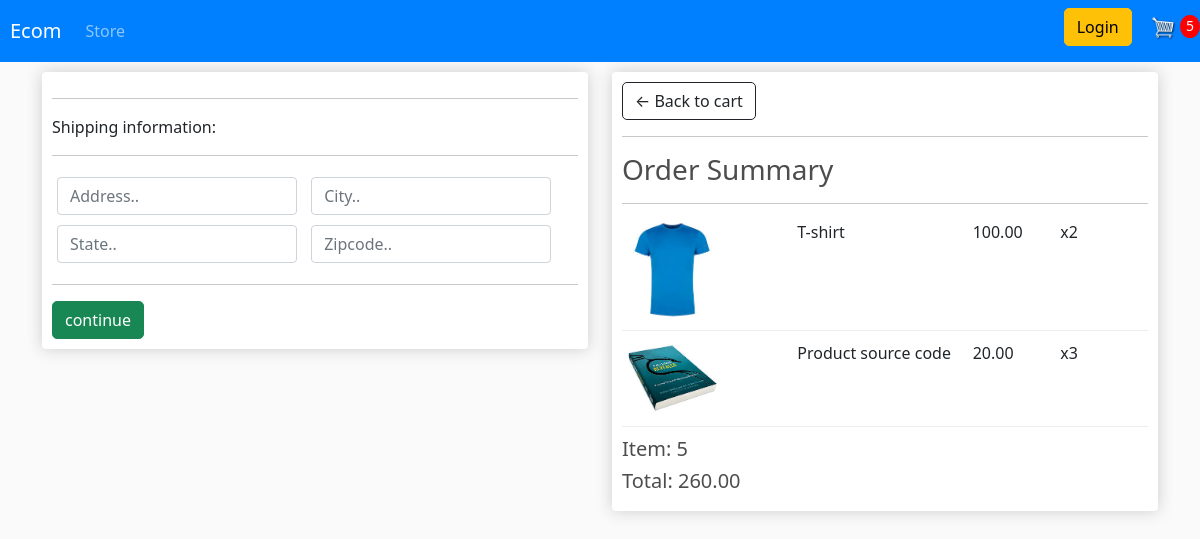
Screenshot of /checkout/ (signed in) with the database file from the repository.
### store/models.py (models this page shows, shortened)
class OrderItem(models.Model):
    product = models.ForeignKey(Product, on_delete=models.SET_NULL, null=True)
    order = models.ForeignKey(Order, on_delete=models.SET_NULL, null=True)
    quantity = models.IntegerField(default=0, null=True, blank=True)
    date_added = models.DateTimeField(auto_now_add=True)
    @property
    def get_total(self):
        total = self.product.price * self.quantity
        return total

class Product(models.Model):
    name = models.CharField(max_length=200)
    price = models.DecimalField(max_digits=7, decimal_places=2)
    digital = models.BooleanField(default=False, null=True, blank=True)
    image = models.ImageField(null=True, blank=True)

class Order(models.Model):
    customer = models.ForeignKey(Customer, on_delete=models.SET_NULL, null=True, blank=True)
    date_ordered = models.DateTimeField(auto_now_add=True)
    complete = models.BooleanField(default=False)
    transaction_id = models.CharField(max_length=200, null=True)
    @property
    def shipping(self):
        shipping = False
        orderitems = self.orderitem_set.all()
        for i in orderitems:
            if i.product.digital == False:
                shipping = True
        return shipping
    @property
    def get_cart_total(self):
        orderitems = self.orderitem_set.all()
        total = sum([item.get_total for item in orderitems])
        return total
    @property
    def get_cart_items(self):
        orderitems = self.orderitem_set.all()
        total = sum([item.quantity for item in orderitems])
        return total

### store/views.py (the view)
# urls.py: path('checkout/', views.checkout, name="checkout"),
@csrf_exempt
def checkout(request):
    data = cartData(request)
    cartItems = data['cartItems']
    order = data['order']
    items = data['items']
    context = {'items': items, 'order': order, 'cartItems':cartItems}
    return render(request, 'store/checkout.html', context)

### store/utils.py (called while the page is built)
def cartData(request):
    if request.user.is_authenticated:
        customer = request.user.customer
        order, created = Order.objects.get_or_create(customer=customer, complete=False)
        items = order.orderitem_set.all()
        cartItems = order.get_cart_items
    else:
        cookieData = cookieCart(request)
        cartItems = cookieData['cartItems']
        order = cookieData['order']
        items = cookieData['items']
    return {'cartItems':cartItems, 'order':order, 'items': items}

### store/templates/store/checkout.html (shortened to what this page needs)
{% extends 'store/main.html' %}
{% load static %}
{% block content %}
<div class="row">
    <div class="col-lg-6">
        <div class="box-element" id="form-wrapper">
            <form id="form">
                <div id="shipping-info">
                    <hr/>
                    <p>Shipping information:</p>
                    <hr/>
                    <div class="form-field">
                        <input class="form-control" type="text"name="address"
                        placeholder="Address..">
                    </div>
                    <div class="form-field">
                        <input class="form-control" type="text"name="city"
                        placeholder="City..">
                    </div>
                    <div class="form-field">
                        <input class="form-control" type="text"name="address"
                        placeholder="State..">
                    </div>
                    <div class="form-field">
                        <input class="form-control" type="text"name="state"
                        placeholder="Zipcode..">
                    </div>
                </div>
                <hr/>
                <input id="form-button" class="btn btn-success btn-block" type="submit" value="continue">
            </form>
        </div>
    </div>
    <br/>
      <div class="col-lg-6">
        <div class="box-element">
            <a class="btn btn-outline-dark" href="{% url 'cart' %}">&#x2190; Back to cart</a>
            <hr/>
            <h3>Order Summary</h3>
            <hr/>
            {% for item in items %}
            <div class="cart-row">
                <div style="flex:2"><img class="row-image"src="{{item.product.image.url}}"></div>
                <div style="flex:2"><p>{{item.product.name }}</p></div>
                <div style="flex:1"><p>{{item.product.price }}</p></div>
                <div style="flex:1"><p>x{{ item.quantity }}</p></div>
            </div>
            {% endfor %}
            <h5>Item: {{ order.get_cart_items}}</h5>
            <h5>Total: {{order.get_cart_total}}</h5>
        </div>
    </div>
</div>
{% endblock content %}

### static/css/main.css (style rules this page uses)
body { background-color: hsl(0, 0%, 98%); }
h1,h2,h3,h4,h5,h6 { color:hsl(0, 0%, 30%); }
.box-element { box-shadow:hsl(0, 0%, 80%) 0 0 16px; background-color: #fff; border-radius: 4px; padding: 10px; }
.col-lg-4, .col-lg-6, .col-lg-8, .col-lg-12 { margin-top: 10px; }
.btn { border-radius: 5px; }
.row-image { width: 100px; }
.form-field { width:250px; display: inline-block; padding: 5px; }
.cart-row { display: flex; align-items: flex-stretch; padding-bottom: 10px; margin-bottom: 10px; border-bottom: 1px solid #ececec; }

### rows the page displays
OrderItem: product.image (picture), product.name "T-shirt", product.price "100.00", quantity "2"
OrderItem: product.image (picture), product.name "Product source code", product.price "20.00", quantity "3"
Order: get_cart_items "5", get_cart_total "260.00"

### other values shown
{{ cartItems }} "5"
